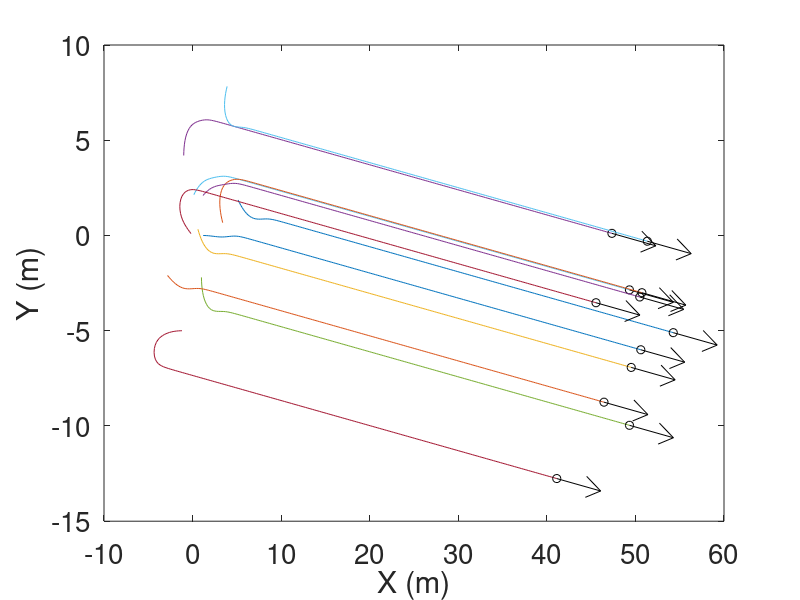

Recreate this plot in MATLAB.
clear all
clc
N=12;
M=N;
Tend=50;
Ts=1/5;
r=[1 0;0 2;-1 4; 3.5 0.5 ; -1 -5 ;1 -2; 0.5 0.5 ; 5 2; 4 8; 1 2; -3 -2; 0 0];
q=[0 pi/4 pi/2 2*pi/3 pi -pi/2 -pi/3 -pi/4 -2*pi/3 pi/6 -pi/6 5*pi/6]';
qd=zeros(N,1);

%K=0.2;
K0=2;


w0=0.3;


for tk=1:1:Tend/Ts
    R=sum(r,1)/N;
    
rb= r- R;

    for k=1:N
            for j=1:N
u(j,k)=(K0/N)*sin(q(j)-q(k));
            end 
    end 
    rd = [cos(q) , sin(q)];
    r=rd*Ts+r;
    X(:,tk)=r(:,1);
    Y(:,tk)=r(:,2);
    qd=sum(u,1);
    qd=qd';
   
    


q=qd*Ts+q;

end 

       for i= 1:N
   plot(X(i,:),Y(i,:));
   hold on 
    quiver(X(i,tk),Y(i,tk),rd(i,1)*5,rd(i,2)*5,'marker','o','color','k','Autoscale','off')
       end 
       xlabel('X (m)');
        ylabel('Y (m)');
        set(gca,'FontSize',20);
hold off
